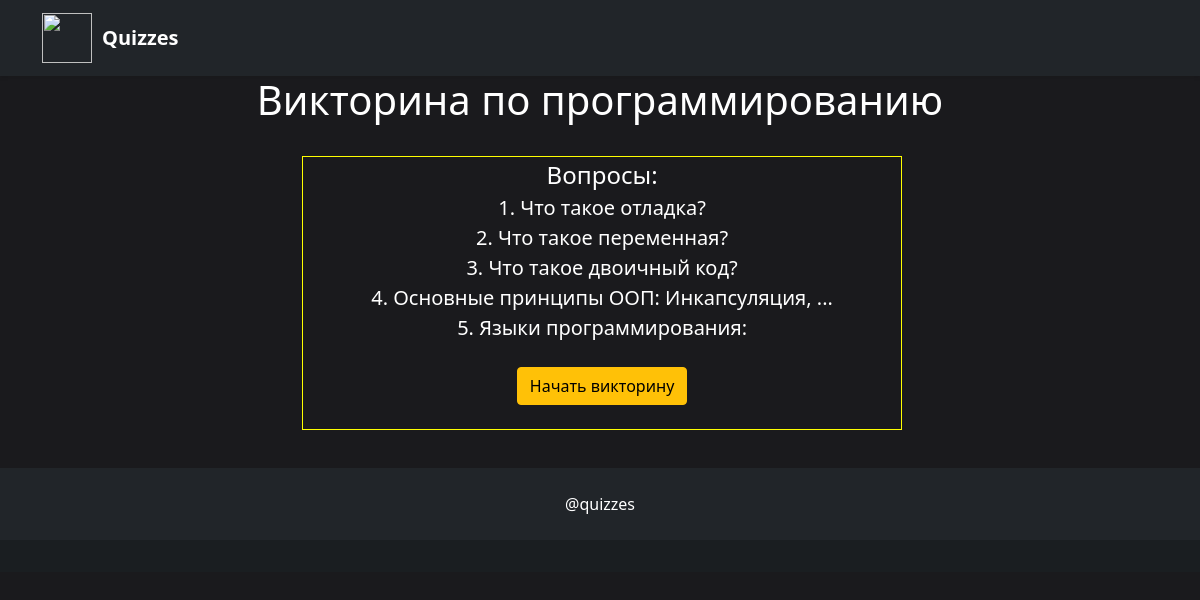
The app's page /quiz/1/ with its own data.
### qz/models.py (models this page shows)
class Quiz(models.Model):
    question1 = models.ForeignKey(Question, on_delete=models.CASCADE, default=None, related_name='question1')
    question2 = models.ForeignKey(Question, on_delete=models.CASCADE, default=None, related_name='question2')
    question3 = models.ForeignKey(Question, on_delete=models.CASCADE, default=None, related_name='question3', null=True, blank=True)
    question4 = models.ForeignKey(Question, on_delete=models.CASCADE, default=None, related_name='question4', null=True, blank=True)
    question5 = models.ForeignKey(Question, on_delete=models.CASCADE, default=None, related_name='question5', null=True, blank=True)
    quiz_uuid = models.BigAutoField(primary_key=True)
    quiz_title = models.CharField(max_length=100)
    about_quiz_text = models.CharField(max_length=250, default='')
    class Meta:
        verbose_name = 'Quiz'
        verbose_name_plural = 'Quizzes'

class Question(models.Model):
    question_uuid = models.BigAutoField(primary_key=True)
    question_text = models.CharField(max_length=200)
    choiceA = models.CharField(max_length=100, default='')
    choiceA_is_correct = models.BooleanField(default=False)
    choiceB = models.CharField(max_length=100, default='')
    choiceB_is_correct = models.BooleanField(default=False)
    choiceC = models.CharField(max_length=100, default='')
    choiceC_is_correct = models.BooleanField(default=False)
    choiceD = models.CharField(max_length=100, default='')
    choiceD_is_correct = models.BooleanField(default=False)

### qz/views.py (the view)
# urls.py: path('quiz/<int:quiz_uuid>/', quiz_start, name='quiz_start'),
def quiz_start(request, quiz_uuid):
    try:
        quiz = get_object_or_404(Quiz, quiz_uuid=quiz_uuid)
    except:
        raise Http404('there are not such quiz ;(')
    questions_list = [quiz.question1, quiz.question2, quiz.question3, quiz.question4, quiz.question5]
    questions_list_text, questions_id_list = [], []
    for item in questions_list:
        if not item:
            continue
        questions_list_text.append(item.question_text)
        questions_id_list.append(item.question_uuid)
    request.session['questions_id_list'] = questions_id_list
    return render(request, 'quiz_start.html', {'quiz': quiz, 'questions_list': questions_list_text, 'page': 0})

### templates/quiz_start.html (shortened to what this page needs)
{% extends 'base.html' %}
{% block content %}
<h1 style="text-align:center">{{ quiz.quiz_title }}</h1>
<br>
<div class="outer" style="height:100px; width: 100%;">
  <span class="inner" style="width:50%;border:1px solid yellow">
<a style="font-size:24px">Вопросы:</a><br>
      {% for quest in questions_list %}
      <a style="text-align:left;margin:0px 20px 0px; font-size:20px">{{ forloop.counter }}. {{quest}}</a>
<br>
{% endfor %}
      <br>
<form method="get" action="{% url 'qz:quiz_process' quiz.quiz_uuid page %}">
    <button class="btn btn-warning" type="submit">Начать викторину</button>
</form>
<br>
  </span>
</div>
<br>
<br>
<br>
<br>
<br>
<br>
<br>
<br>
{% endblock %}

### templates/base.html (style rules this page uses)
* { margin: 0; padding: 0; }
body { color:white; display: grid; grid-template-rows: 1fr auto; background: #1A1A1D; height: 100%; }
.outer:before { content: ''; display: inline-block; height: 100%; vertical-align: middle; }
.inner { display: inline-block; vertical-align: middle; }
.outer { text-align: center; }

### records on screen
Quiz: quiz_title "Викторина по программированию"
Question: questions_list "Что такое отладка?"
Question: questions_list "Что такое переменная?"
Question: questions_list "Что такое двоичный код?"
Question: questions_list "Основные принципы ООП: Инкапсуляция, ..."
Question: questions_list "Языки программирования:"
